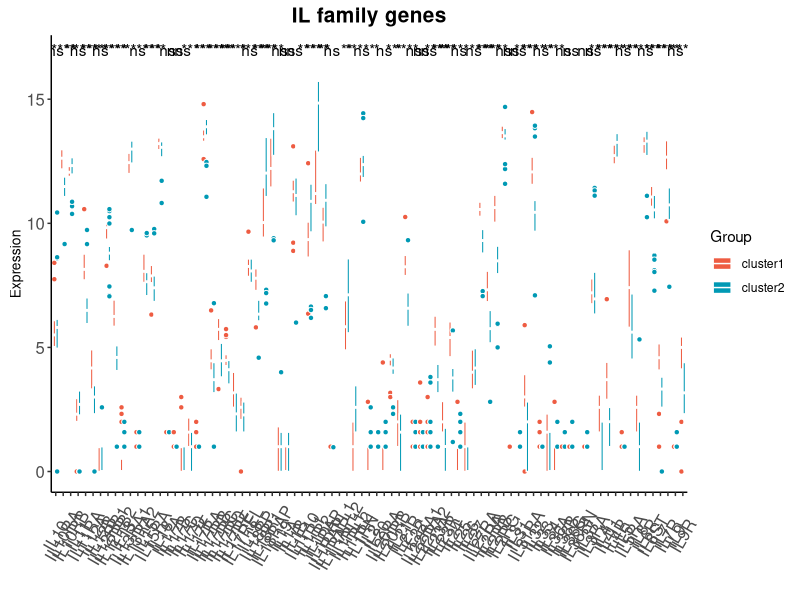

Write the R code that produced this figure.


rm(list = ls())

rt=read.table("IL_gene.txt",sep="\t",header=T,row.names=1,check.names=F)   
rt1=rt[,-1]
rt1=t(rt1)
rt1=log2(rt1+1)
library(tidyverse)
rt1=as.data.frame(t(rt1))
dat <- rt1 %>% as.data.frame() %>%
  rownames_to_column("Sample") %>% 
  gather(key = Complement_Gene,value = Expression,-Sample)
dat$Group = rt[,1]
library(ggpubr)
ggplot(dat,aes(Complement_Gene,Expression,fill = Group)) + 
  geom_boxplot(outlier.shape = 21,color = "white") + 
  labs(title = "IL family genes", 
       x="",y = "Expression") +
  theme(legend.position = "top") +   
  theme_classic()  + 
  theme(axis.title.y =  element_text(size = 10,vjust = 0.5,hjust = 0.5))+
  theme(axis.text.x = element_text(size = 12,angle = 45,vjust = 0.5,hjust = 0.5))+
  theme(axis.text.y = element_text(size = 12))+
  theme(plot.title = element_text(hjust = 0.5,size=15,face="bold"))+
  
  theme(axis.text.x = element_text(angle=60,vjust = 0.5))+
  scale_fill_manual(values = c("tomato2","#0099B4FF"))+ stat_compare_means(aes(group = Group,label = ..p.signif..),method = "wilcox.test")


